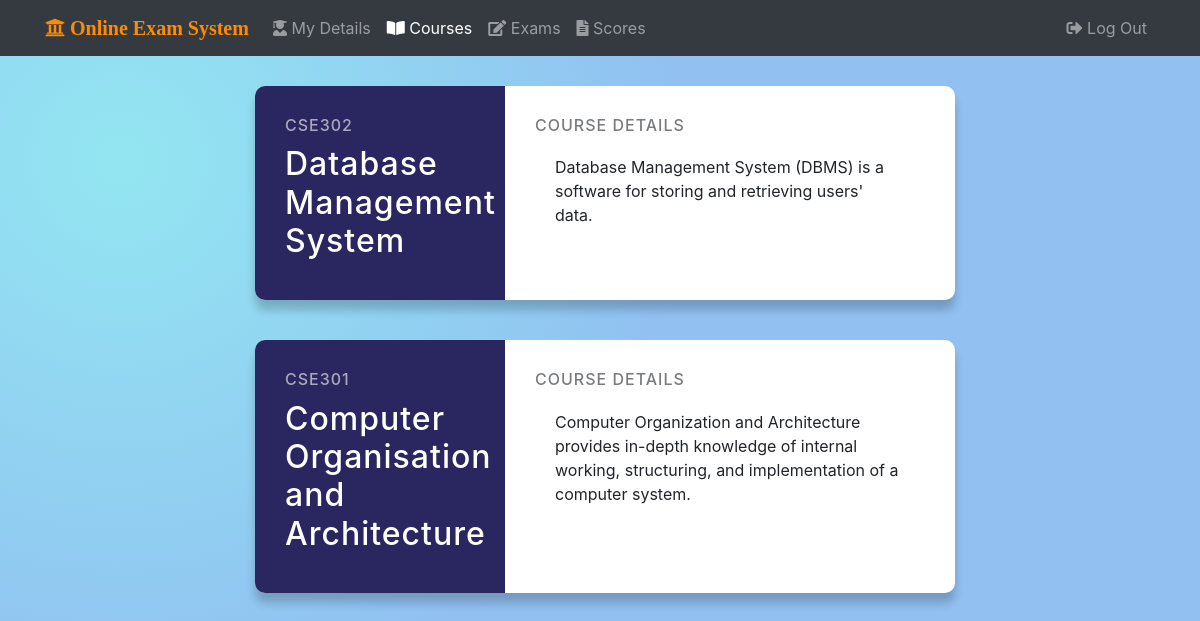
Screenshot of /students/student001/courses/ (signed in) with the database file from the repository.
### stud_app/models.py (models this page shows, shortened)
class Course(models.Model):
    course_code = models.CharField(max_length=6, unique=True)
    course_name = models.CharField(max_length=50)
    dept_fk = models.ForeignKey(Department, on_delete=models.PROTECT)
    course_desc = models.TextField('Course Description',max_length=300,null=True,blank=True)

### stud_app/views.py (the view)
# urls.py: path('<username>/courses/', views.courses_view, name="courses"),
@login_required()
def courses_view(request, username):
    if request.method == 'POST':
        pass
    else:
        student = get_object_or_404(Student, user__username = username)
        courses = student.course_fk.all()
        context = {
                'username': username,
                'courses': courses,
                'current_page': 'courses',
            }
        return render(request, 'stud_app/courses.html', context)

### stud_app/templates/stud_app/courses.html (shortened to what this page needs)
{% extends 'base.html' %}
{% load static %}
{% block head %}
<link rel="stylesheet" href="{% static 'stud_app/css/cards.css' %}">
{% endblock %}
{% block content %}
{% for course in courses %}
<div class="container">
    <div class="row">
        <div class="col-2"></div>
        <div class="col-8">
            <div class="courses-container">
                <div class="course">
                    <div class="course-preview">
                        <h6>{{ course.course_code }}</h6>
                        <h2>{{ course.course_name }}</h2>
                    </div>
                    <div class="course-info">
                        <h6>Course Details</h6>
                        <p class="course-desc">{{ course.course_desc }}</p>
                    </div>
                </div>
            </div>
        </div>
    </div>
</div>
{% endfor %}
{% endblock %}

### static/css/master.css (style rules this page uses)
body, html { height: 100%; background-repeat: no-repeat; background-attachment: fixed; background-image: radial-gradient( circle farthest-corner at 10% 20%, rgba(147,230,241,1) 0%, rgba(145,192,241,1) 45.5% ); }

### stud_app/static/stud_app/css/cards.css (style rules this page uses)
.course { background-color: #fff; border-radius: 10px; box-shadow: 0 10px 10px rgba(0, 0, 0, 0.2); display: flex; max-width: 100%; margin: 20px; overflow: hidden; width: 700px; }
.course h6 { opacity: 0.6; margin: 0; letter-spacing: 1px; text-transform: uppercase; }
.course h2 { letter-spacing: 1px; margin: 10px 0; }
.course-preview { background-color: #2A265F; color: #fff; padding: 30px; max-width: 250px; }
.course-info { padding: 30px; position: relative; width: 100%; }
.course-desc { padding: 20px; }

### rows the page displays
Course: course_code "CSE302", course_name "Database Management System", course_desc "Database Management System (DBMS) is a software for storing and retrieving users' data."
Course: course_code "CSE301", course_name "Computer Organisation and Architecture", course_desc "Computer Organization and Architecture provides in-depth knowledge of internal working, structuring, and implementation of a computer system."
